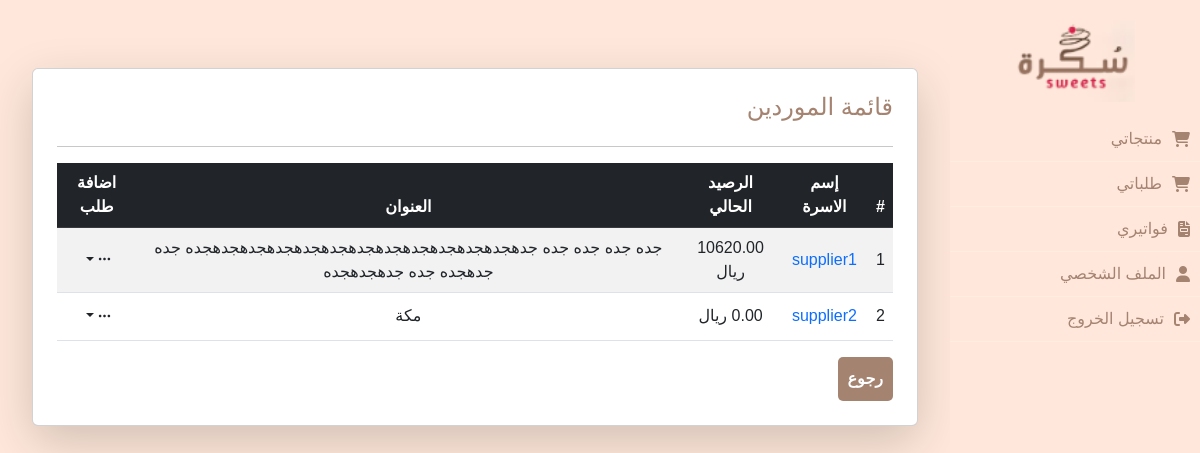
The page /supplier/supplier-list/ (signed in) on the database its author committed.
### suppliers/models.py (models this page shows, shortened)
class Supplier(models.Model):
    user             = models.OneToOneField(User, on_delete=models.CASCADE)
    company_name     = models.CharField(max_length=255)
    email            = models.EmailField(max_length=254, blank=True, null=True)
    phone_number     = models.CharField(max_length=15, blank=True, null=True)  # إضافة رقم الهاتف
    bank_account     = models.CharField(max_length=50,blank=True, null=True)
    address          = models.TextField(blank=True, null=True )  # العنوان
    previous_balance = models.DecimalField(max_digits=10, decimal_places=2, default=0.00)  # الرصيد السابق
    current_balance  = models.DecimalField(max_digits=10, decimal_places=2, default=0.00)  # الرصيد الحالي

### suppliers/views.py (the view)
# urls.py: path('supplier/supplier-list/', views.supplier_list, name='supplier-list'),
def supplier_list(request):
    suppliers = Supplier.objects.exclude(user__is_staff = True)
    context = {'suppliers': suppliers}
    return render(request, 'suppliers/suppliers_list.html', context)

### suppliers/templates/suppliers/suppliers_list.html (shortened to what this page needs)
{% extends 'base.html' %}
{% block content %}
<div class="container-fluid mt-5">
    <div class="table-responsive card p-4 shadow-lg">
        <div class="row">
            <h4 class="">قائمة الموردين</h4>
        </div>
        <hr>
        {% if suppliers %}
        <table class="table table-striped text-center align-middle">
            <thead class="table-dark">
                <tr>
                    <th>#</th>
                    <th>إسم الاسرة </th>
                    <th>الرصيد الحالي</th>
                    <th>العنوان</th>
                    <th>اضافة طلب</th>
                </tr>
            </thead>
            <tbody id="formset-container">
                {% for supplier in suppliers %}
                <tr class="order-item-form">
                    <td>{{ forloop.counter }}</td>
                    <td>
                        <a style="text-decoration: none;" href="{% url 'supplier_detail' supplier.id %}">
                            {{ supplier.company_name }}
                        </a>
                        </td>
                    <td>{{ supplier.current_balance }} ريال</td>
                    <td>{{ supplier.address }} </td>
                    <td>
                        <div class="btn-group">
                            <button type="button" class="btn btn-white btn-sm dropdown-toggle" data-bs-toggle="dropdown" aria-expanded="false">
                                <i class="bi bi-three-dots"></i>
                            </button>
                        </div>
                    </td>
                </tr>
                {% endfor %}
            </tbody>
        </table>
        <div>
            <a href="{% url 'admin_dashboard' %}" class="btn add">رجوع</a>
        </div>
        {% else %}
        <p class="text-muted">لا يوجد أي طلبات بعد.</p>
        {% endif %}
    </div>
</div>
{% endblock %}

### sukkara_invoices/static/css/style.css (style rules this page uses)
body { background-color: #f8f9fa; display: flex; flex-direction: column; min-height: 100vh; font-family: "Tajawal", sans-serif; }
h1, h2, h3, h4, h5, h6 { color: #a58371 !important; }

### invoices/templates/base.html (style rules this page uses)
body { background-color: #ffe8db; display: flex; flex-direction: column; min-height: 100vh; }
h1, h2, h3, h4, h5, h6 { color: #a58371 !important; }
thead { background-color: #ffe8db; color: #a58371; }
.add { background-color: #a58371; color:rgb(255, 255, 255); font-weight: bold; border: none; border-radius:5px; padding: 10px 10px; text-decoration: none; }

### rows shown on the page
Supplier: company_name "supplier1", current_balance "10620.00", address "جده جده جده جده جدهجدهجدهجدهجدهجدهجدهجدهجدهجدهجدهجدهجده جده جدهجده جده جدهجدهجده"
Supplier: company_name "supplier2", address "مكة"
